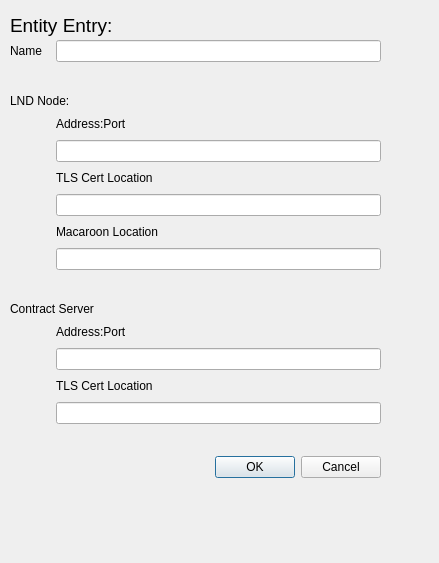
<?xml version="1.0" encoding="UTF-8"?>
<ui version="4.0">
 <class>EntityForm</class>
 <widget class="QWidget" name="EntityForm">
  <property name="geometry">
   <rect>
    <x>0</x>
    <y>0</y>
    <width>439</width>
    <height>563</height>
   </rect>
  </property>
  <property name="windowTitle">
   <string>Form</string>
  </property>
  <widget class="QWidget" name="entity_form_Widget" native="true">
   <property name="geometry">
    <rect>
     <x>10</x>
     <y>40</y>
     <width>371</width>
     <height>561</height>
    </rect>
   </property>
   <layout class="QFormLayout" name="formLayout">
    <item row="0" column="0">
     <widget class="QLabel" name="enitty_name_Label">
      <property name="text">
       <string>Name</string>
      </property>
     </widget>
    </item>
    <item row="0" column="1">
     <widget class="QLineEdit" name="entity_name_LineEdit"/>
    </item>
    <item row="1" column="0" colspan="2">
     <spacer name="horizontalSpacer">
      <property name="orientation">
       <enum>Qt::Horizontal</enum>
      </property>
      <property name="sizeHint" stdset="0">
       <size>
        <width>40</width>
        <height>20</height>
       </size>
      </property>
     </spacer>
    </item>
    <item row="2" column="0" colspan="2">
     <widget class="QLabel" name="label">
      <property name="text">
       <string>LND Node:</string>
      </property>
     </widget>
    </item>
    <item row="3" column="0">
     <spacer name="horizontalSpacer_2">
      <property name="orientation">
       <enum>Qt::Horizontal</enum>
      </property>
      <property name="sizeHint" stdset="0">
       <size>
        <width>40</width>
        <height>20</height>
       </size>
      </property>
     </spacer>
    </item>
    <item row="3" column="1">
     <widget class="QLabel" name="label_2">
      <property name="text">
       <string>Address:Port</string>
      </property>
     </widget>
    </item>
    <item row="4" column="0">
     <spacer name="horizontalSpacer_3">
      <property name="orientation">
       <enum>Qt::Horizontal</enum>
      </property>
      <property name="sizeHint" stdset="0">
       <size>
        <width>40</width>
        <height>20</height>
       </size>
      </property>
     </spacer>
    </item>
    <item row="4" column="1">
     <widget class="QLineEdit" name="entity_lnd_address_port_LineEdit"/>
    </item>
    <item row="6" column="0">
     <spacer name="horizontalSpacer_4">
      <property name="orientation">
       <enum>Qt::Horizontal</enum>
      </property>
      <property name="sizeHint" stdset="0">
       <size>
        <width>40</width>
        <height>20</height>
       </size>
      </property>
     </spacer>
    </item>
    <item row="6" column="1">
     <widget class="QLabel" name="label_3">
      <property name="text">
       <string>TLS Cert Location</string>
      </property>
     </widget>
    </item>
    <item row="7" column="0">
     <spacer name="horizontalSpacer_5">
      <property name="orientation">
       <enum>Qt::Horizontal</enum>
      </property>
      <property name="sizeHint" stdset="0">
       <size>
        <width>40</width>
        <height>20</height>
       </size>
      </property>
     </spacer>
    </item>
    <item row="7" column="1">
     <widget class="QLineEdit" name="entity_lnd_tls_LineEdit"/>
    </item>
    <item row="8" column="0">
     <spacer name="horizontalSpacer_6">
      <property name="orientation">
       <enum>Qt::Horizontal</enum>
      </property>
      <property name="sizeHint" stdset="0">
       <size>
        <width>40</width>
        <height>20</height>
       </size>
      </property>
     </spacer>
    </item>
    <item row="8" column="1">
     <widget class="QLabel" name="label_4">
      <property name="text">
       <string>Macaroon Location</string>
      </property>
     </widget>
    </item>
    <item row="9" column="0">
     <spacer name="horizontalSpacer_7">
      <property name="orientation">
       <enum>Qt::Horizontal</enum>
      </property>
      <property name="sizeHint" stdset="0">
       <size>
        <width>40</width>
        <height>20</height>
       </size>
      </property>
     </spacer>
    </item>
    <item row="9" column="1">
     <widget class="QLineEdit" name="entity_macaroon_LineEdit"/>
    </item>
    <item row="10" column="0" colspan="2">
     <spacer name="horizontalSpacer_14">
      <property name="orientation">
       <enum>Qt::Horizontal</enum>
      </property>
      <property name="sizeHint" stdset="0">
       <size>
        <width>40</width>
        <height>20</height>
       </size>
      </property>
     </spacer>
    </item>
    <item row="11" column="0" colspan="2">
     <widget class="QLabel" name="label_5">
      <property name="text">
       <string>Contract Server</string>
      </property>
     </widget>
    </item>
    <item row="12" column="0">
     <spacer name="horizontalSpacer_8">
      <property name="orientation">
       <enum>Qt::Horizontal</enum>
      </property>
      <property name="sizeHint" stdset="0">
       <size>
        <width>40</width>
        <height>20</height>
       </size>
      </property>
     </spacer>
    </item>
    <item row="12" column="1">
     <widget class="QLabel" name="label_6">
      <property name="text">
       <string>Address:Port</string>
      </property>
     </widget>
    </item>
    <item row="13" column="0">
     <spacer name="horizontalSpacer_9">
      <property name="orientation">
       <enum>Qt::Horizontal</enum>
      </property>
      <property name="sizeHint" stdset="0">
       <size>
        <width>40</width>
        <height>20</height>
       </size>
      </property>
     </spacer>
    </item>
    <item row="13" column="1">
     <widget class="QLineEdit" name="entity_server_address_port_LineEdit"/>
    </item>
    <item row="14" column="0">
     <spacer name="horizontalSpacer_10">
      <property name="orientation">
       <enum>Qt::Horizontal</enum>
      </property>
      <property name="sizeHint" stdset="0">
       <size>
        <width>40</width>
        <height>20</height>
       </size>
      </property>
     </spacer>
    </item>
    <item row="14" column="1">
     <widget class="QLabel" name="label_7">
      <property name="text">
       <string>TLS Cert Location</string>
      </property>
     </widget>
    </item>
    <item row="15" column="0">
     <spacer name="horizontalSpacer_11">
      <property name="orientation">
       <enum>Qt::Horizontal</enum>
      </property>
      <property name="sizeHint" stdset="0">
       <size>
        <width>40</width>
        <height>20</height>
       </size>
      </property>
     </spacer>
    </item>
    <item row="15" column="1">
     <widget class="QLineEdit" name="entity_server_tls_LineEdit"/>
    </item>
    <item row="17" column="0" colspan="2">
     <spacer name="horizontalSpacer_15">
      <property name="orientation">
       <enum>Qt::Horizontal</enum>
      </property>
      <property name="sizeHint" stdset="0">
       <size>
        <width>40</width>
        <height>20</height>
       </size>
      </property>
     </spacer>
    </item>
    <item row="18" column="0" colspan="2">
     <widget class="QDialogButtonBox" name="entity_buttonBox">
      <property name="standardButtons">
       <set>QDialogButtonBox::Cancel|QDialogButtonBox::Ok</set>
      </property>
     </widget>
    </item>
    <item row="19" column="0" colspan="2">
     <widget class="QLabel" name="entity_bottem_Label">
      <property name="font">
       <font>
        <pointsize>14</pointsize>
       </font>
      </property>
      <property name="text">
       <string/>
      </property>
     </widget>
    </item>
   </layout>
  </widget>
  <widget class="QLabel" name="entity_form_Label">
   <property name="geometry">
    <rect>
     <x>10</x>
     <y>10</y>
     <width>361</width>
     <height>31</height>
    </rect>
   </property>
   <property name="font">
    <font>
     <pointsize>14</pointsize>
    </font>
   </property>
   <property name="text">
    <string>Entity Entry:</string>
   </property>
  </widget>
 </widget>
 <tabstops>
  <tabstop>entity_name_LineEdit</tabstop>
  <tabstop>entity_lnd_address_port_LineEdit</tabstop>
 </tabstops>
 <resources/>
 <connections/>
</ui>
